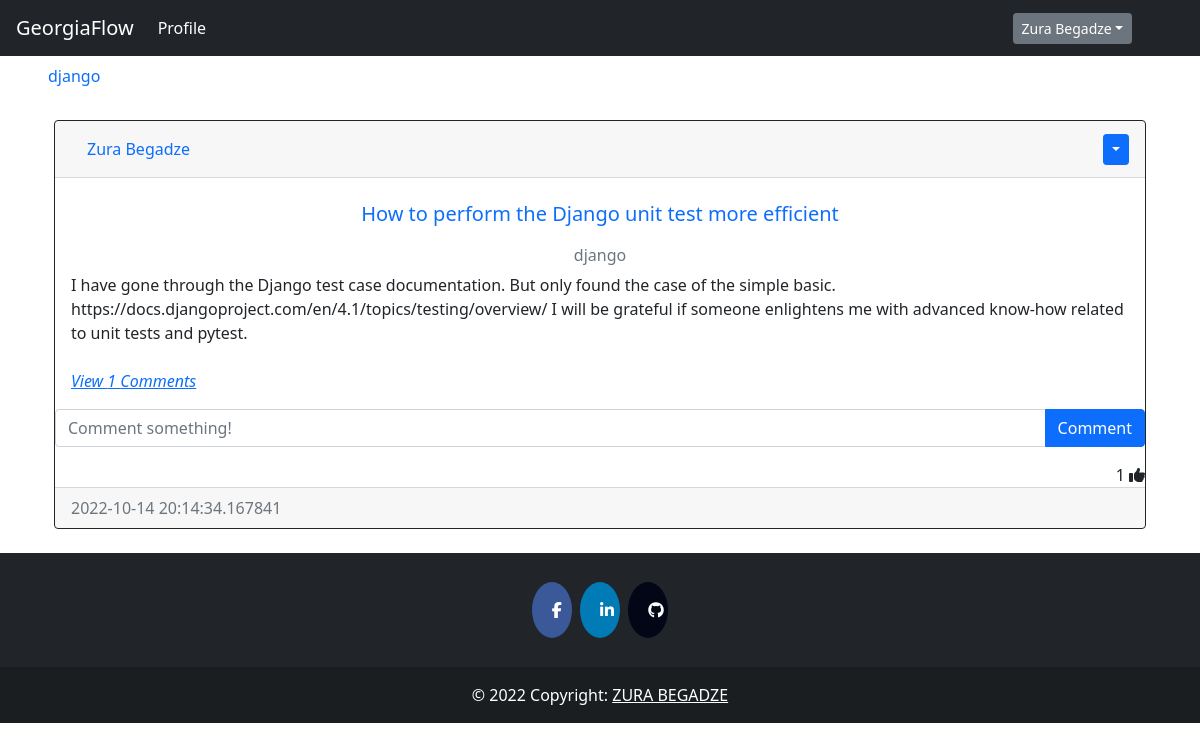
The app's page /post/1 (signed in) with its own data.
### auth/models.py (models this page shows, shortened)
class User(db.Model, UserMixin):
    __tablename__ = 'user'
    id = db.Column(db.Integer, primary_key=True)
    fullname = db.Column(db.String(200), nullable = False, index=True)
    email = db.Column(db.String(100), nullable = False, unique = True, index=True)
    linkedin = db.Column(db.String(50),  nullable = False)
    github = db.Column(db.String(45),  nullable = False)
    date_created = db.Column(db.DateTime, default = datetime.utcnow())
    password_hash = db.Column(db.String(128))
    posts = db.relationship('Post', backref='user', passive_deletes=True)
    tags = db.relationship('Tag', backref='user', passive_deletes=True)
    comments = db.relationship('Comment', backref='user', passive_deletes=True)
    likes = db.relationship('Like', backref='user', passive_deletes=True)
    correct = db.relationship('Correct', backref='correct_user', passive_deletes=True)

### question/models.py (models this page shows, shortened)
class Tag(db.Model):
    __tablename__='tag'
    id =db.Column(db.Integer, primary_key=True)
    name = db.Column(db.String(15), nullable = False, unique=True, index=True)
    date_created = db.Column(db.DateTime, default = datetime.utcnow())
    author = db.Column(db.Integer, db.ForeignKey('user.id', ondelete="CASCADE"), nullable=False)

class Post(db.Model):
    __tablename__='post'
    id = db.Column(db.Integer, primary_key=True)
    heading = db.Column(db.String(50), nullable = False, index=True, unique=True)
    text = db.Column(db.Text, nullable=False)
    date_created = db.Column(db.DateTime, default = datetime.utcnow())
    tags = db.Column(db.String, db.ForeignKey('tag.name', ondelete="CASCADE"), unique=False, nullable=False)
    author = db.Column(db.Integer, db.ForeignKey('user.id', ondelete="CASCADE"), nullable=False)
    comments = db.relationship('Comment', backref='post', passive_deletes=True)
    likes = db.relationship('Like', backref='post', passive_deletes=True)
    corrects = db.relationship('Correct', backref='post', passive_deletes=True)

### question/views.py (the view)
@post.route('/post/<post_id>', methods=['GET', 'POST'])
def post_detail(post_id):
    tags = Tag.query.order_by(Tag.name).all()
    post = Post.query.filter_by(id=post_id).first()
    return render_template('detail.html', post=post, tags=tags)

### templates/detail.html (shortened to what this page needs)
{% extends 'base.html' %}
{% block content %}
    <div id="posts">
    <div class="card border-dark">
        <div class="card-header d-flex justify-content-between align-items-center">
            <a class="nav-item nav-link active" href="{{ url_for('auth.get_user', user_id=post.user.id) }}">{{post.user.fullname}}</a>
            <br />
            {% if current_user.id == post.author %}
            <div class="btn-group">
                <button type="button" class="btn btn-sm btn-primary dropdown-toggle" data-bs-toggle="dropdown"></button>
            </div>
            {% endif %}
        </div>
        <div class="card-body">
            <a class="card-title nav-item nav-link text-center" href="{{ url_for('post.post_detail', post_id=post.id) }}"><h5 >{{post.heading}}</h5></a>
            <h6 class="card-subtitle mb-2 text-muted text-center">{{post.tags}}</h6>
            <div class="card-text ">{{post.text}}</div>
            <br />
            <p class="card-text">
                {% if post.comments|length > 0 %}
                <a data-bs-toggle="collapse" href="#comments-{{post.id}}" role="button">
                <cite title="Source" >View {{post.comments|length}} Comments</cite>
                </a>
                {% else %}
                <small class="text-muted">No Comments</small>
                {% endif %}
            </p>
        </div>
        <form class="input-group mb-3" method="POST" action="/create-comment/{{post.id}}" >
            <input type="text" id="text"  name="text" class="form-control" placeholder="Comment something!" />
            <button type="submit" class="btn btn-primary">Comment</button>
        </form>
        <div class="text-right">
            <span id="likes-count-{{post.id}}">{{ post.likes|length }}</span>
            {% if current_user.id in post.likes|map(attribute="author")|list %}
            <i class="fas fa-thumbs-up" id="like-button-{{post.id}}" onclick="like('{{post.id}}')"></i>
            {% else %}
            <i class="far fa-thumbs-up" id="like-button-{{post.id}}" onclick="like('{{post.id}}')"></i>
            {% endif %}
        </div>
        <div class="card-footer text-muted">{{post.date_created}}</div>
    </div>
    <br/ >
    </div>
{% endblock %}

### templates/base.html (shortened to what this page needs)
<!DOCTYPE html>
<html lang="en">
    <head>
        <link rel="stylesheet" href="{{ url_for('static', filename='css/index.css')}}"></link>
        <link rel="stylesheet" href="https://cdnjs.cloudflare.com/ajax/libs/font-awesome/4.7.0/css/font-awesome.min.css"/>
        <link rel="stylesheet" href="https://cdn.jsdelivr.net/npm/bootstrap@5.2.0/dist/css/bootstrap.min.css"/>
        <link rel="stylesheet" href="https://cdn.jsdelivr.net/npm/bootstrap@4.6.2/dist/css/bootstrap.min.css"/>
        <link rel="stylesheet" href="https://cdn.jsdelivr.net/npm/bootstrap@4.1.3/dist/css/bootstrap.min.css"/>
        <link rel="stylesheet" href="https://cdn.jsdelivr.net/npm/bootstrap@5.0.2/dist/css/bootstrap.min.css"/>
    </head>
    <body>
        <nav class="navbar navbar-expand-lg   navbar-dark bg-dark">
            <a class="navbar-brand" href="{{ url_for('api.index') }}">GeorgiaFlow</a>
            <div class="collapse navbar-collapse" id="navbarTogglerDemo03">
                <ul class="navbar-nav mr-auto mt-2 mt-lg-0">
                    <li class="nav-item active">
                    <a class="nav-link" href="{{ url_for('auth.get_user', user_id=current_user.id) }}">Profile <span class="sr-only">(current)</span></a>
                    </li>
                </ul>
                {%if current_user.is_authenticated %}
                    <div class="btn-group" style="margin-right:5%">
                        <button type="button" class="btn btn-sm btn-secondary dropdown-toggle" data-bs-toggle="dropdown">{{current_user.fullname}}</button>
                            </div>
                    </div>
                {%else%}
                    <a class="nav-link" href="{{ url_for('auth.login') }}"><button type="button" class="btn btn-primary">Log In</button></a>
                    <a class="nav-link" href="{{ url_for('auth.signup') }}"><button type="button" class="btn btn-light">Sign Up</button></a>
                {%endif%}
        </nav>
        <nav class="navtag ">
            <ul class="navtagul">
                {%for tag in tags%}
                    <li><a class="navtaga nav-link" href="{{ url_for('post.tag_posts', tag_name=tag.name) }}">{{tag.name}}</a></li>
                {%endfor%}
            </ul>
        </nav>
        <div class="container">{% block content %}{% endblock %}</div>
        {%block footer%}
        <footer class="bg-dark text-center text-white">
            <div class="container p-4 pb-0">
                <section class="mb-4">
                    <a href="https://www.facebook.com/zura.begadze.35/" class="fa fa-facebook"></a>
                    <a href="https://www.linkedin.com/in/zura-begadze/" class="fa fa-linkedin"></a>
                    <a href="https://github.com/papitokarlo" class="fa fa-github"></a>
            </section>
            </div>
            <div class="text-center p-3" style="background-color: rgba(0, 0, 0, 0.2);">
                © 2022 Copyright:
                <a class="text-white" href="">ZURA BEGADZE</a>
            </div>
        </footer>
        {%endblock%}
    </body>
</html>

### static/css/index.css (style rules this page uses)
.navtag { position: relative; overflow: hidden; scroll-behavior: smooth; }
.navtagul { display: flex; overflow: auto; list-style: none; text-align: center; white-space: nowrap; background-color: rgba(rgb(124, 116, 116), green, blue, alpha); }
.navtaga { display: block; padding: .5rem .75rem; overflow: hidden; background-color: rgba(rgb(119, 136, 127), green, blue, alpha); }
.fa { padding: 20px; font-size: 30px; width: 30px; text-align: center; text-decoration: none; margin: 5px 2px; border-radius: 50%; }
.fa-facebook { background: #3B5998; color: white; }
.fa-linkedin { background: #007bb5; color: white; }
.fa-github { background: #030617; color: white; }

### records on screen
User: fullname "Zura Begadze", user.fullname "Zura Begadze"
Tag: name "django"
Post: heading "How to perform the Django unit test more efficient", tags "django", text "I have gone through the Django test case documentation. But only found the case of the simple basic. https://docs.djangoproject.com/en/4.1/topics/testing/overview/ I will be grateful if someone enlightens me with advanced know-how related to unit tests and pytest.", date_created "2022-10-14 20:14:34.167841"

### other values on screen
{{ post.comments|length }} "1"
{{ post.likes|length }} "1"
